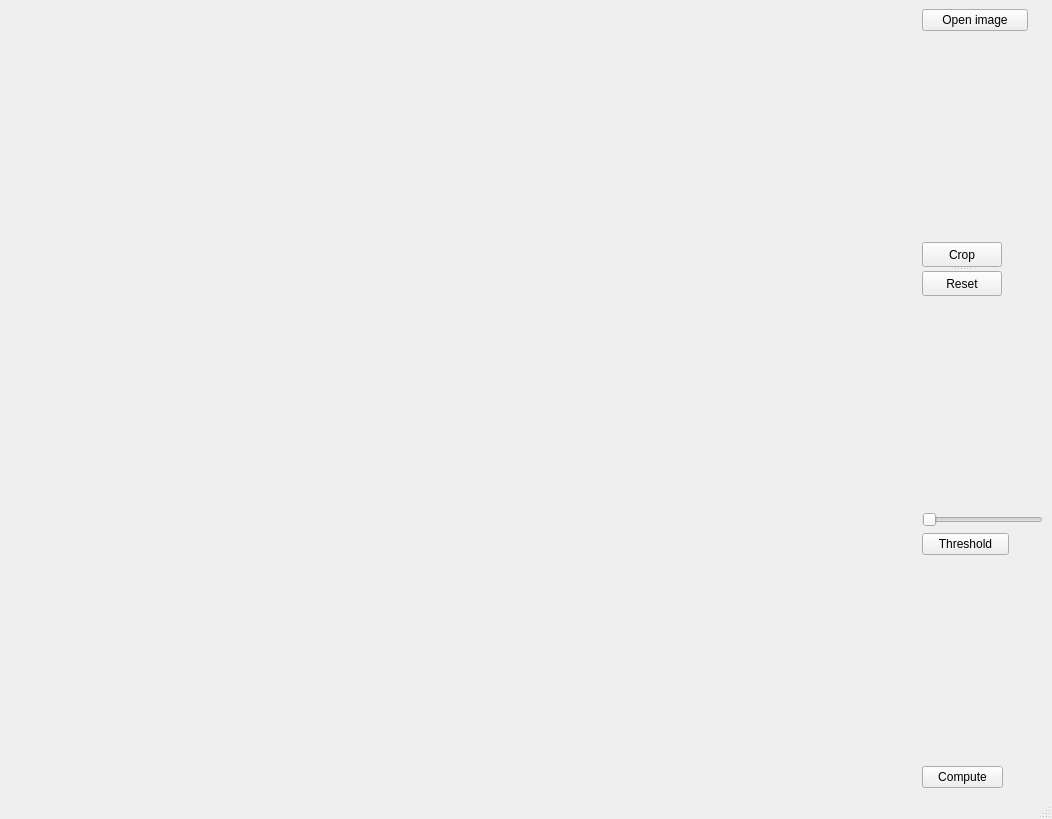
<?xml version="1.0" encoding="UTF-8"?>
<ui version="4.0">
 <class>SetupWindow</class>
 <widget class="QMainWindow" name="SetupWindow">
  <property name="geometry">
   <rect>
    <x>0</x>
    <y>0</y>
    <width>1052</width>
    <height>819</height>
   </rect>
  </property>
  <property name="windowTitle">
   <string>MainWindow</string>
  </property>
  <widget class="QWidget" name="centralwidget">
   <layout class="QGridLayout" name="gridLayout">
    <item row="1" column="2">
     <spacer name="verticalSpacer">
      <property name="orientation">
       <enum>Qt::Vertical</enum>
      </property>
      <property name="sizeHint" stdset="0">
       <size>
        <width>20</width>
        <height>184</height>
       </size>
      </property>
     </spacer>
    </item>
    <item row="3" column="2">
     <spacer name="verticalSpacer_2">
      <property name="orientation">
       <enum>Qt::Vertical</enum>
      </property>
      <property name="sizeHint" stdset="0">
       <size>
        <width>20</width>
        <height>184</height>
       </size>
      </property>
     </spacer>
    </item>
    <item row="6" column="2">
     <widget class="QPushButton" name="threshold">
      <property name="maximumSize">
       <size>
        <width>87</width>
        <height>27</height>
       </size>
      </property>
      <property name="text">
       <string>Threshold</string>
      </property>
     </widget>
    </item>
    <item row="7" column="2">
     <spacer name="verticalSpacer_3">
      <property name="orientation">
       <enum>Qt::Vertical</enum>
      </property>
      <property name="sizeHint" stdset="0">
       <size>
        <width>20</width>
        <height>184</height>
       </size>
      </property>
     </spacer>
    </item>
    <item row="8" column="2">
     <widget class="QPushButton" name="compute">
      <property name="maximumSize">
       <size>
        <width>81</width>
        <height>27</height>
       </size>
      </property>
      <property name="text">
       <string>Compute</string>
      </property>
     </widget>
    </item>
    <item row="2" column="2">
     <widget class="QSplitter" name="splitter">
      <property name="orientation">
       <enum>Qt::Vertical</enum>
      </property>
      <widget class="QPushButton" name="crop">
       <property name="maximumSize">
        <size>
         <width>80</width>
         <height>25</height>
        </size>
       </property>
       <property name="text">
        <string>Crop</string>
       </property>
      </widget>
      <widget class="QPushButton" name="reset">
       <property name="maximumSize">
        <size>
         <width>80</width>
         <height>25</height>
        </size>
       </property>
       <property name="text">
        <string>Reset</string>
       </property>
      </widget>
     </widget>
    </item>
    <item row="0" column="2">
     <widget class="QPushButton" name="open">
      <property name="maximumSize">
       <size>
        <width>106</width>
        <height>16777215</height>
       </size>
      </property>
      <property name="text">
       <string>Open image</string>
      </property>
     </widget>
    </item>
    <item row="0" column="0" rowspan="9" colspan="2">
     <widget class="QLabel" name="display">
      <property name="sizePolicy">
       <sizepolicy hsizetype="Ignored" vsizetype="Ignored">
        <horstretch>0</horstretch>
        <verstretch>0</verstretch>
       </sizepolicy>
      </property>
      <property name="maximumSize">
       <size>
        <width>16777215</width>
        <height>655</height>
       </size>
      </property>
      <property name="layoutDirection">
       <enum>Qt::LeftToRight</enum>
      </property>
      <property name="text">
       <string/>
      </property>
      <property name="textFormat">
       <enum>Qt::AutoText</enum>
      </property>
      <property name="alignment">
       <set>Qt::AlignLeading|Qt::AlignLeft|Qt::AlignTop</set>
      </property>
     </widget>
    </item>
    <item row="5" column="2">
     <widget class="QSlider" name="thresholdValue">
      <property name="maximumSize">
       <size>
        <width>121</width>
        <height>20</height>
       </size>
      </property>
      <property name="maximum">
       <number>255</number>
      </property>
      <property name="orientation">
       <enum>Qt::Horizontal</enum>
      </property>
     </widget>
    </item>
   </layout>
  </widget>
  <widget class="QMenuBar" name="menubar">
   <property name="geometry">
    <rect>
     <x>0</x>
     <y>0</y>
     <width>1052</width>
     <height>24</height>
    </rect>
   </property>
  </widget>
  <widget class="QStatusBar" name="statusbar"/>
 </widget>
 <resources/>
 <connections/>
</ui>
